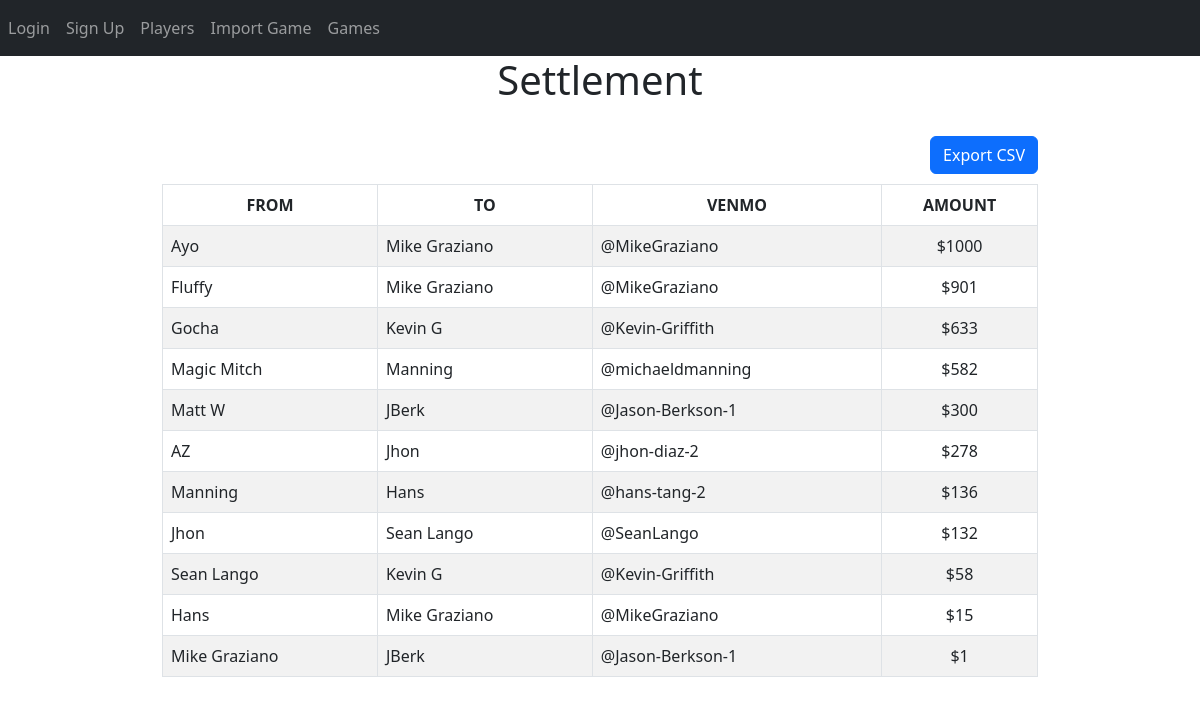
The app's page /payout?game_id=4 with its own data.
### website/models.py (models this page shows)
class Player(db.Model):
	id = db.Column(db.Integer, primary_key=True)
	name = db.Column(db.String(150), unique=True)
	venmo = db.Column(db.String(300))
	email = db.Column(db.String(300))
	games_played = db.Column(db.Integer, default=0)
	aliases = db.relationship('Alias', backref='player')

class Payment(db.Model):
	id = db.Column(db.Integer, primary_key=True)
	amount = db.Column(db.Integer)
	game_id = db.Column(db.Integer, db.ForeignKey('game.id'))
	payer = db.Column(db.Integer, db.ForeignKey('player.id'))
	payee = db.Column(db.Integer, db.ForeignKey('player.id'))

### website/views.py (the view)
@views.route('/payout', methods=['GET', 'POST'])
def payout():
	if request.method == 'GET':
		game_id = request.args.get('game_id')
		if len(game_id) < 1:
			flash('Game not found.', category='error')
	payments = Payment.query.filter_by(game_id=game_id)
	players = Player.query.all()
	return render_template("payout.html", user=current_user, payments=payments, players=players, game_id=game_id)

### website/templates/payout.html (shortened to what this page needs)
{% extends "base.html" %}
{% block content %}
<link rel="stylesheet" href="https://cdn.datatables.net/1.10.22/css/dataTables.bootstrap4.min.css"/>
<h1 align="center">Settlement</h1>
<br/>
<a type="button" class="btn btn-primary float-end" href="/export_settlement?game_id={{game_id}}">Export CSV</a>
<br/><br/>
<table class="table table-striped table-hover table-bordered" id="payoutTable">
	<thead>
	  <tr>
		<th scope="col" style="text-align:center">FROM</th>
		<th scope="col" style="text-align:center">TO</th>
		<th scope="col" style="text-align:center">VENMO</th>
		<th scope="col" style="text-align:center">AMOUNT</th>
	  </tr>
	</thead>
	<tbody>
		{% for payment in payments %}
	  <tr>
		<td>{% for player in players %}
				{% if player['id'] == payment.payer %}
				{{ player.name }}
				{% endif %}
			{% endfor %}
			</td>
			<td>{% for player in players %}
				{% if player['id'] == payment.payee %}
				{{ player.name }}
				{% endif %}
			{% endfor %}</td>
			<td>{% for player in players %}
				{% if player['id'] == payment.payee %}
				{{ player.venmo}}
				{% endif %}
			{% endfor %}</td>
		<td align="center">${{ payment.amount }}</td>
	  </tr>
	  {% endfor %}
	</tbody>
  </table>
{% endblock %}

### records on screen
Payment: amount "1000"
Player: name "Ayo"
Player: name "Mike Graziano", venmo "@MikeGraziano"
Payment: amount "901"
Player: name "Fluffy"
Payment: amount "633"
Player: name "Gocha"
Player: name "Kevin G", venmo "@Kevin-Griffith"
Payment: amount "582"
Player: name "Magic Mitch"
Player: name "Manning", venmo "@michaeldmanning"
Payment: amount "300"
Player: name "Matt W"
Player: name "JBerk", venmo "@Jason-Berkson-1"
Payment: amount "278"
Player: name "AZ"
Player: name "Jhon", venmo "@jhon-diaz-2"
Payment: amount "136"
Player: name "Hans", venmo "@hans-tang-2"
Payment: amount "132"
Player: name "Sean Lango", venmo "@SeanLango"
Payment: amount "58"
Payment: amount "15"
Payment: amount "1"
